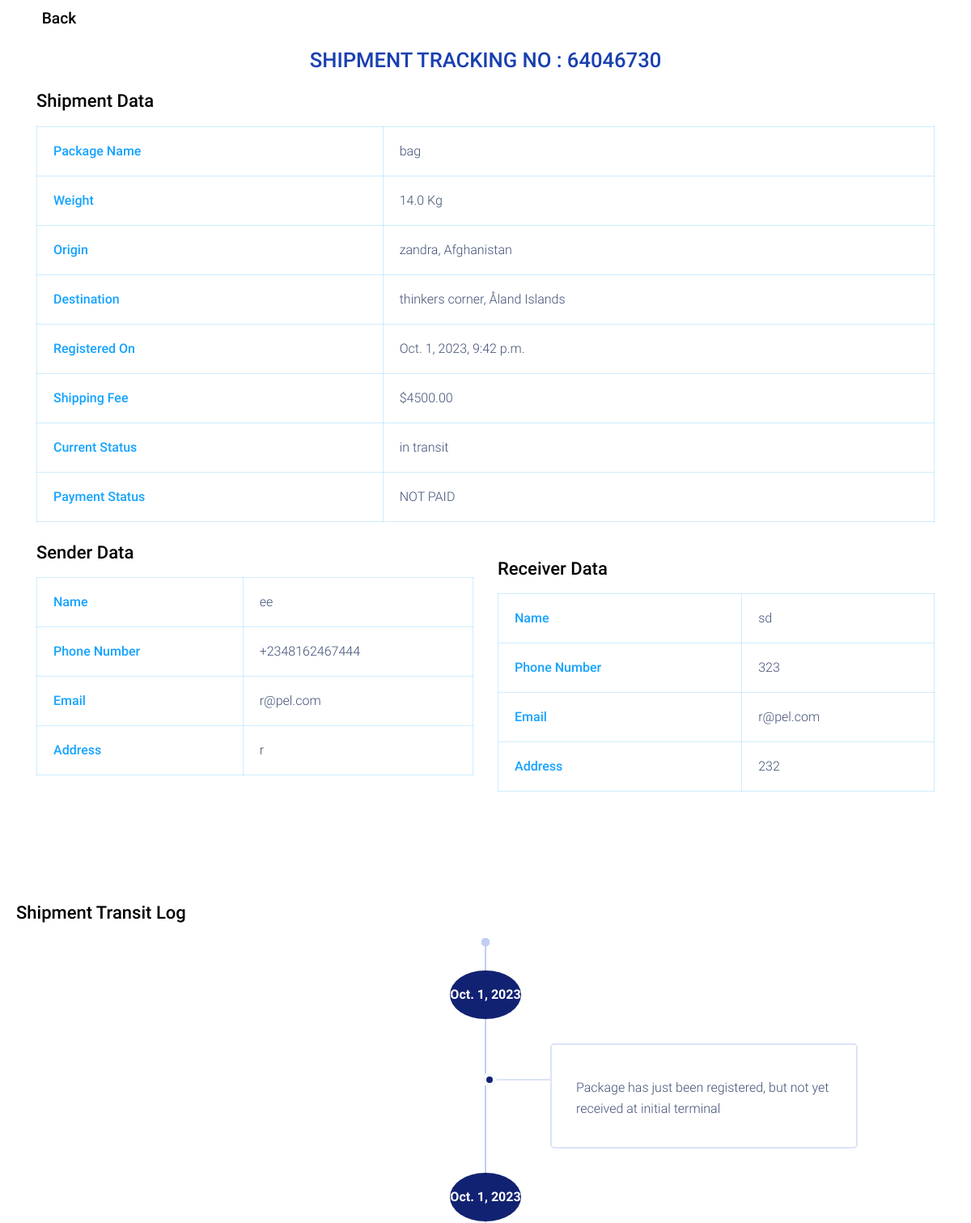
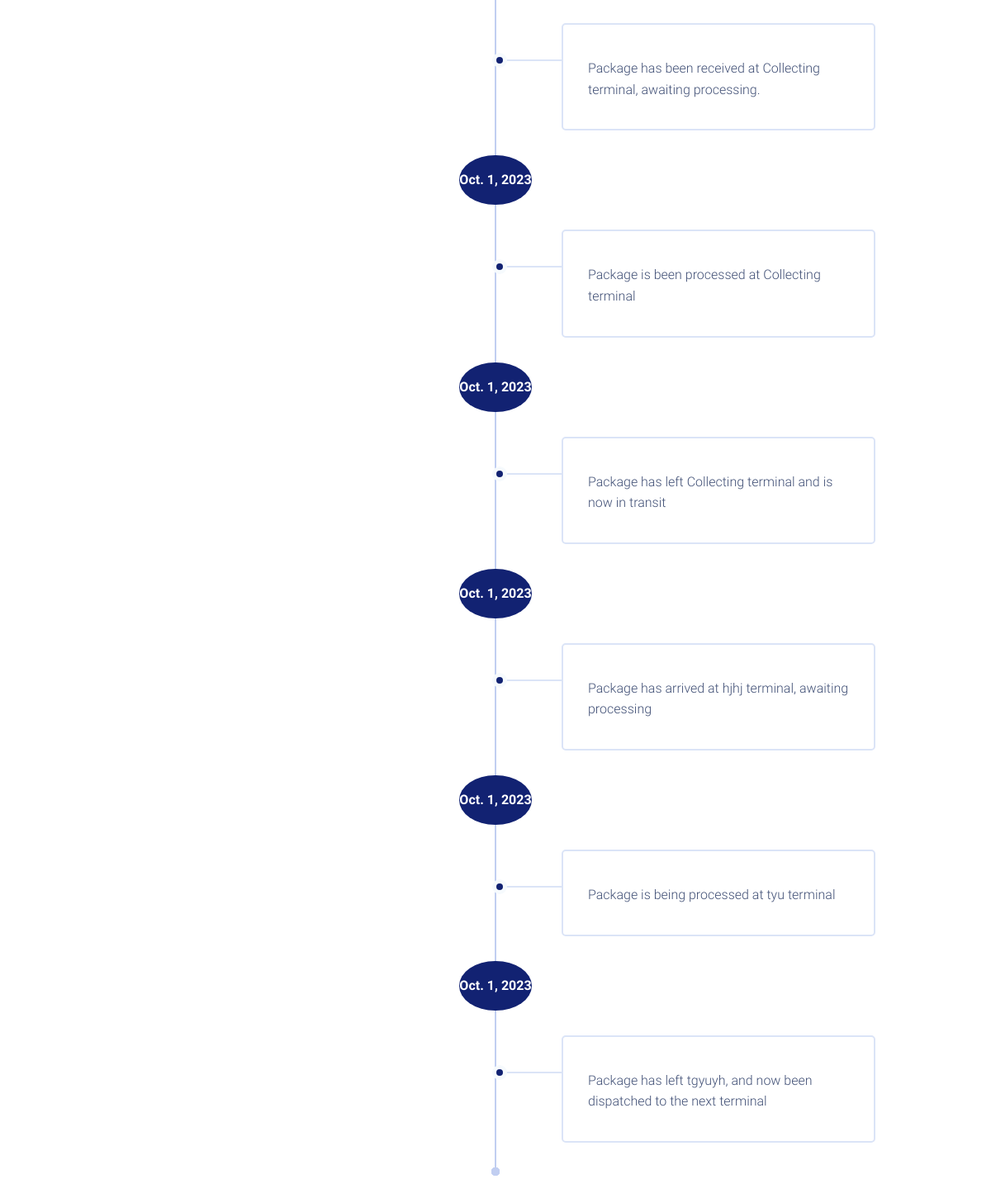
/logistics/shipment/detail/64046730/, run on the app's committed database (2 pictures, top to bottom).
### logistics/models.py (models this page shows, shortened)
class Shipment(models.Model) :
    def get_tracking_number() :
        tracking_number =  ''.join(filter(str.isdigit,str(uuid.uuid4())))
        return tracking_number[:8]
    package_name = models.CharField(max_length=50)
    weight = models.FloatField(help_text="in kg")   #in kg
    tracking_number = models.CharField(default= get_tracking_number, max_length=20,blank = True)
    is_fragile = models.BooleanField(default=False)
    is_paid = models.BooleanField(default=False,blank = True)
    shipment_fee = models.DecimalField(decimal_places=2,max_digits=100,help_text = "in dollars($)")
    source_country = models.ForeignKey(Country,on_delete = models.CASCADE,related_name="shipment_source")
    source_address = models.CharField(max_length = 200)
    destination_country = models.ForeignKey(Country,on_delete = models.CASCADE,related_name = "shipment_destination")
    destination_address = models.CharField(max_length = 200)
    sender_name = models.CharField(max_length = 40)
    sender_address = models.CharField(max_length = 200)
    sender_phone_number = models.CharField(max_length = 20)
    sender_email = models.EmailField()
    receiver_name = models.CharField(max_length = 50)
    receiver_address = models.CharField(max_length = 200)
    receiver_phone_number = models.CharField(max_length = 20)
    receiver_email = models.EmailField()
    date = models.DateTimeField(auto_now_add = True)
    _estimated_arrival_date = models.DateTimeField(null=True,blank=True)
    _estimated_departure_date = models.DateTimeField( blank=True,null=True)
    @property
    def payment_status(self) :
        if self.is_paid : return "PAID"
        else : return "NOT PAID"
    @property
    def registration_date(self) :
        try :
            return self.status_logs.filter(status = "registered").first().date
        except :
            return
    @property
    def timeline_logs(self) :
        status_logs = self.status_logs.order_by("date")
        try : transit_logs = self.transit_logs.order_by("date")
        except ObjectDoesNotExist : transit_logs = None
        timeline = []
        for log in status_logs :
            logs = {}
            logs['date'] = log.date
            logs['status'] = log.status_verbose
            timeline.append(logs)
        if transit_logs :
            for log in transit_logs :
                logs = {}
                logs['date'] = log.date
                logs['status'] = log.status_verbose
                timeline.append(logs)
        return timeline
    @property
    def last_status_log(self) :
        return self.status_logs.all()[0]

class StatusLog(models.Model) :
    initial_terminal_name = "Collecting"
    StatusChoices = (
        ("registered","registered"),
        ("received","received"),
        ("processing","processing"),
        ("in transit","in transit")
    )
    shipment = models.ForeignKey(Shipment,related_name = "status_logs",on_delete = models.CASCADE)
    status  = models.CharField(max_length = 20,choices = StatusChoices)
    date = models.DateTimeField() #editable
    class Meta() :
        ordering = ['-date']
    @property
    def status_verbose(self) :
        if self.status == "registered" :
            return "Package has just been registered, but not yet received at initial terminal".format(self.initial_terminal_name)
        elif self.status == "received" :
            return "Package has been received at {} terminal, awaiting processing.".format(self.initial_terminal_name)
        elif self.status == "processing" :
            return "Package is been processed at {} terminal".format(self.initial_terminal_name)
        else :
            return "Package has left {} terminal and is now in transit".format(self.initial_terminal_name)

### core/models.py (models this page shows)
class Country(models.Model) :
    name = models.CharField(max_length=20)
    short_name = models.CharField(max_length=5)
    def __str__(self) :
        return self.name

### logistics/views.py (the view)
# urls.py: path("shipment/detail/<str:tracking_number>/",views.ShipmentDetail.as_view(),name="shipment-detail"),
class ShipmentDetail(View) :
    model = Shipment
    context_object_name = "shipment"
    def get_template_name(self) :
        return "shipment-detail.html"
    def get(self,request,*args,**kwargs) :
        shipment = self.model.objects.filter(tracking_number = kwargs['tracking_number'])
        if shipment.exists() :
            self.shipment = shipment.first()
            ctx = self.get_context_data(**kwargs)
            ctx['shipment'] = self.shipment
            return render(request,self.get_template_name(),locals())
        else :
            return HttpResponse("The entered tracking number is incorrect, No shipment with the tracking number was found")
    def get_context_data(self,**kwargs) :
        ctx = {}
        ctx['timeline'] = self.shipment.timeline_logs
        ctx['status_log_form']  =   StatusLogForm()
        ctx['transit_log_form']  =   TransitLogForm()
        return ctx

### logistics/models.py (called while the page is built)
    @property
    def status_verbose(self) :
        if self.status == "arrived" :
            return "Package has arrived at {} terminal, awaiting processing".format(self.station)
        elif self.status == "processing" :
            return "Package is being processed at {} terminal".format(self.station)
        else : return "Package has left {}, and now been dispatched to the next terminal".format(self.station)

### logistics/templates/shipment-detail.html
{% include 'timeline.html' %}

### core/templates/timeline.html
{% extends 'core-base.html' %}
{% load static %}
{% block content %}
<main class="nk-pages pt-2" style="background-color: white;">
    <div style="position: fixed;width: 100%;height: 50px;background-color: white;z-index: 100;top: 0;padding-top: 10px;">
        <h5 class="mb-3 px-4" >
            <a href="{% url 'index' %}" style="color: black;">
                <i class="fa fa-arrow-left fa-3x text-primary mb-3" style="font-size: 23px;"></i>
                <span  style="padding-left: 5px;"> Back</span>
            </a>
        </h5>
    </div>
    <div class="container" style="margin-top: 50px;">
        <h4 style="text-align: center;margin-bottom: 20px;"> SHIPMENT TRACKING NO  : {{ctx.shipment.tracking_number}} </h4>
        <h3 style="color:black" class="title title title-md">Shipment  Data</h3>
        <table class="table table-bordered">
            <tbody>
                <tr>
                    <td class="table-head">Package Name</td>
                    <td class="table-des">{{ctx.shipment.package_name}}</td>
                </tr>
                <tr>
                    <td class="table-head">Weight</td>
                    <td class="table-des">{{ctx.shipment.weight}} Kg</td>
                </tr>
                <tr>
                    <td class="table-head">Origin</td>
                    <td class="table-des">{{ctx.shipment.source_address}}, {{ctx.shipment.source_country}}</td>
                </tr>
                <tr>
                    <td class="table-head">Destination</td>
                    <td class="table-des">{{ctx.shipment.destination_address}}, {{ctx.shipment.destination_country}}
                    </td>
                </tr>
                <tr>
                    <td class="table-head">Registered On</td>
                    <td class="table-des">{{ctx.shipment.registration_date}}</td>
                </tr>
                <tr>
                    <td class="table-head">Shipping Fee</td>
                    <td class="table-des">${{ctx.shipment.shipment_fee}}</td>
                </tr>
                <tr>
                    <td class="table-head">Current Status</td>
                    <td class="table-des">{{ctx.shipment.last_status_log.status}}</td>
                </tr>
                <tr>
                    <td class="table-head">Payment Status</td>
                    <td class="table-des">{{ctx.shipment.payment_status}}</td>
                </tr>
            </tbody>
        </table>
        <div class="row mt-4">
            <div class="col-lg-6 col-12">
                <h3 class="title title title-md" style="color:black">Sender Data</h3>
                <table class="table table-bordered">
                    <tbody>
                        <tr>
                            <td class="table-head">Name</td>
                            <td class="table-des">{{ctx.shipment.sender_name}}</td>
                        </tr>
                        <tr>
                            <td class="table-head">Phone Number</td>
                            <td class="table-des">{{ctx.shipment.sender_phone_number}}</td>
                        </tr>
                        <tr>
                            <td class="table-head">Email</td>
                            <td class="table-des">{{ctx.shipment.sender_email}}</td>
                        </tr>
                        <tr>
                            <td class="table-head">Address</td>
                            <td class="table-des">{{ctx.shipment.sender_address}}</td>
                        </tr>
                    </tbody>
                </table>
            </div>
            <div class="col-lg-6 col-12">
                <h3 style="color:black;margin-top: 20px;" class="title title title-md">Receiver Data</h3>
                <table class="table table-bordered">
                    <tbody>
                        <tr>
                            <td class="table-head">Name</td>
                            <td class="table-des">{{ctx.shipment.receiver_name}}</td>
                        </tr>
                        <tr>
                            <td class="table-head">Phone Number</td>
                            <td class="table-des">{{ctx.shipment.receiver_phone_number}}</td>
                        </tr>
                        <tr>
                            <td class="table-head">Email</td>
                            <td class="table-des">{{ctx.shipment.receiver_email}}</td>
                        </tr>
                        <tr>
                            <td class="table-head">Address</td>
                            <td class="table-des">{{ctx.shipment.receiver_address}}</td>
                        </tr>
                    </tbody>
                </table>
            </div>
        </div>
    </div>
    <div class="section section-roadmap " id="roadmap">
        <h3 style="color:black;margin-left: 20px;" class="title title title-md ">Shipment Transit Log</h3>
        <div class="container ">
            <div class="nk-block nk-block-roadmap">
                <div class="row justify-content-center">
                    <div class="col-xl-10">
                        <div class="roadmap-wrap mb-0">
                            {% for log in ctx.timeline %}
                            <div class="roadmap-line"></div>
                            <div class="roadmap">
                                <div style="width:fit-content" class="roadmap-year">{{log.date.date}}</div>
                            </div>
                            <div class="roadmap roadmap-right roadmap-finished">
                                <div class="roadmap-step">
                                    <p>{{log.status}}</p>
                                </div>
                            </div>
                            {% endfor %}
                        </div>
                    </div>
                </div>
            </div>
        </div>
    </div>
</main>
{% endblock %}

### data on the page
Shipment: shipment.tracking_number "64046730", shipment.package_name "bag", shipment.weight "14.0", shipment.source_address "zandra", shipment.source_country "Afghanistan", shipment.destination_address "thinkers corner", shipment.destination_country "Åland Islands", shipment.registration_date "Oct. 1, 2023, 9:42 p.m.", shipment.shipment_fee "4500.00", shipment.last_status_log.status "in transit", shipment.payment_status "NOT PAID", shipment.sender_name "ee", shipment.sender_phone_number "+2348162467444", shipment.sender_email "r@pel.com", shipment.sender_address "r", shipment.receiver_name "sd", shipment.receiver_phone_number "323", shipment.receiver_email "r@pel.com", shipment.receiver_address "232"

### other printed values
{{ log.date.date }} "Oct. 1, 2023" "Oct. 1, 2023" "Oct. 1, 2023" "Oct. 1, 2023" "Oct. 1, 2023" "Oct. 1, 2023" "Oct. 1, 2023"
{{ log.status }} "Package has just been registered, but not yet received at initial terminal" "Package has been received at Collecting terminal, awaiting processing." "Package is been processed at Collecting terminal" "Package has left Collecting terminal and is now in transit" "Package has arrived at hjhj terminal, awaiting processing" "Package is being processed at tyu terminal" "Package has left tgyuyh, and now been dispatched to the next terminal"
